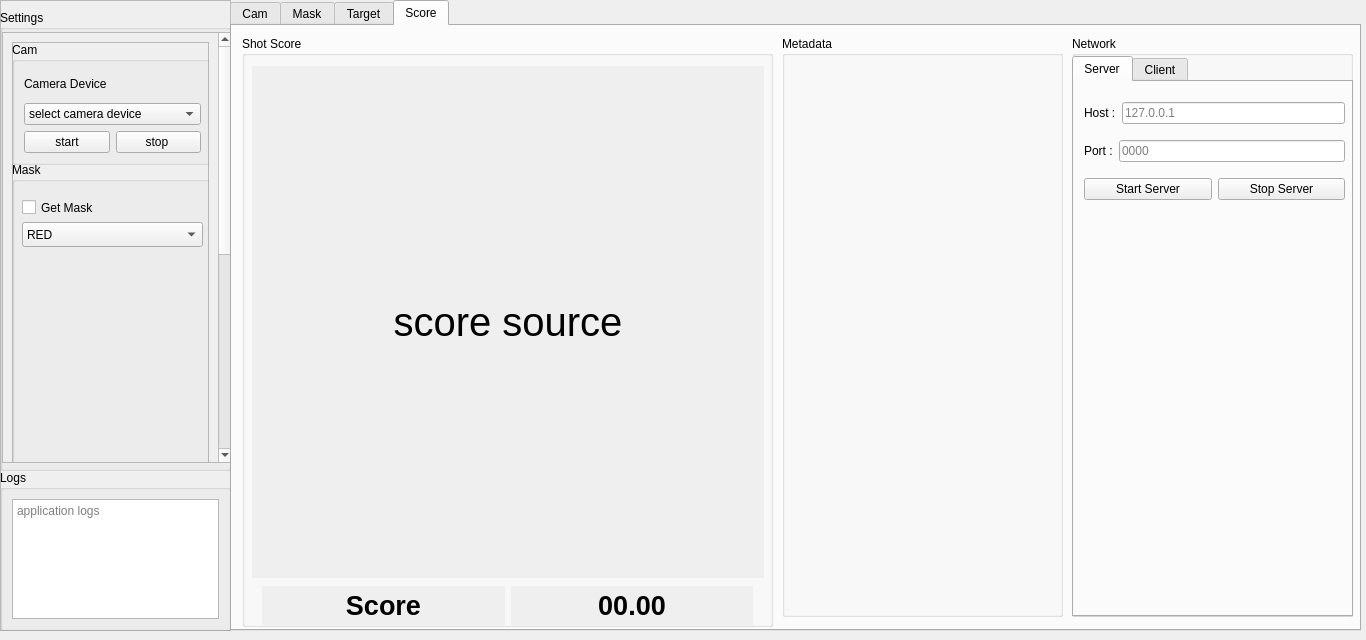
<?xml version="1.0" encoding="UTF-8"?>
<ui version="4.0">
 <class>MainWindow</class>
 <widget class="QMainWindow" name="MainWindow">
  <property name="geometry">
   <rect>
    <x>0</x>
    <y>0</y>
    <width>1366</width>
    <height>640</height>
   </rect>
  </property>
  <property name="windowTitle">
   <string>MainWindow</string>
  </property>
  <property name="styleSheet">
   <string notr="true"/>
  </property>
  <widget class="QWidget" name="centralwidget">
   <widget class="QFrame" name="sideFrame">
    <property name="geometry">
     <rect>
      <x>0</x>
      <y>0</y>
      <width>231</width>
      <height>631</height>
     </rect>
    </property>
    <property name="frameShape">
     <enum>QFrame::StyledPanel</enum>
    </property>
    <property name="frameShadow">
     <enum>QFrame::Raised</enum>
    </property>
    <widget class="QGroupBox" name="settingGroup">
     <property name="geometry">
      <rect>
       <x>0</x>
       <y>10</y>
       <width>231</width>
       <height>461</height>
      </rect>
     </property>
     <property name="title">
      <string>Settings</string>
     </property>
     <widget class="QScrollArea" name="scrollArea">
      <property name="geometry">
       <rect>
        <x>2</x>
        <y>22</y>
        <width>231</width>
        <height>431</height>
       </rect>
      </property>
      <property name="widgetResizable">
       <bool>true</bool>
      </property>
      <widget class="QWidget" name="scrollAreaWidgetContents_2">
       <property name="geometry">
        <rect>
         <x>0</x>
         <y>0</y>
         <width>215</width>
         <height>828</height>
        </rect>
       </property>
       <layout class="QGridLayout" name="gridLayout_3">
        <item row="0" column="0">
         <widget class="QFrame" name="scrollAreaFrame">
          <property name="minimumSize">
           <size>
            <width>190</width>
            <height>810</height>
           </size>
          </property>
          <property name="maximumSize">
           <size>
            <width>300</width>
            <height>810</height>
           </size>
          </property>
          <property name="frameShape">
           <enum>QFrame::StyledPanel</enum>
          </property>
          <property name="frameShadow">
           <enum>QFrame::Raised</enum>
          </property>
          <widget class="QGroupBox" name="camGroup">
           <property name="geometry">
            <rect>
             <x>0</x>
             <y>0</y>
             <width>201</width>
             <height>123</height>
            </rect>
           </property>
           <property name="minimumSize">
            <size>
             <width>201</width>
             <height>111</height>
            </size>
           </property>
           <property name="title">
            <string>Cam</string>
           </property>
           <layout class="QGridLayout" name="gridLayout_4">
            <item row="1" column="0" colspan="2">
             <widget class="QComboBox" name="camDeviceComboBox">
              <item>
               <property name="text">
                <string>select camera device</string>
               </property>
              </item>
             </widget>
            </item>
            <item row="2" column="0">
             <widget class="QPushButton" name="startButton">
              <property name="text">
               <string>start</string>
              </property>
             </widget>
            </item>
            <item row="2" column="1">
             <widget class="QPushButton" name="stopButton">
              <property name="text">
               <string>stop </string>
              </property>
             </widget>
            </item>
            <item row="0" column="0" colspan="2">
             <widget class="QLabel" name="deviceLabel">
              <property name="text">
               <string>Camera Device</string>
              </property>
             </widget>
            </item>
           </layout>
          </widget>
          <widget class="QGroupBox" name="maskGroup">
           <property name="geometry">
            <rect>
             <x>0</x>
             <y>120</y>
             <width>201</width>
             <height>311</height>
            </rect>
           </property>
           <property name="minimumSize">
            <size>
             <width>201</width>
             <height>281</height>
            </size>
           </property>
           <property name="title">
            <string>Mask</string>
           </property>
           <widget class="QCheckBox" name="getMaskCheckBox">
            <property name="geometry">
             <rect>
              <x>10</x>
              <y>30</y>
              <width>171</width>
              <height>31</height>
             </rect>
            </property>
            <property name="text">
             <string>Get Mask</string>
            </property>
           </widget>
           <widget class="QComboBox" name="colorComboBox">
            <property name="geometry">
             <rect>
              <x>10</x>
              <y>60</y>
              <width>181</width>
              <height>25</height>
             </rect>
            </property>
            <property name="editable">
             <bool>false</bool>
            </property>
            <property name="currentText">
             <string>RED</string>
            </property>
            <property name="currentIndex">
             <number>0</number>
            </property>
            <item>
             <property name="text">
              <string>RED</string>
             </property>
            </item>
           </widget>
          </widget>
          <widget class="QGroupBox" name="targetGroup">
           <property name="geometry">
            <rect>
             <x>0</x>
             <y>430</y>
             <width>201</width>
             <height>381</height>
            </rect>
           </property>
           <property name="minimumSize">
            <size>
             <width>201</width>
             <height>281</height>
            </size>
           </property>
           <property name="title">
            <string>Target</string>
           </property>
           <widget class="QWidget" name="layoutWidget_6">
            <property name="geometry">
             <rect>
              <x>10</x>
              <y>220</y>
              <width>181</width>
              <height>121</height>
             </rect>
            </property>
            <layout class="QVBoxLayout" name="verticalLayout_5">
             <item>
              <widget class="QLabel" name="label_42">
               <property name="text">
                <string>Min HSV</string>
               </property>
              </widget>
             </item>
             <item>
              <layout class="QHBoxLayout" name="horizontalLayout_14">
               <item>
                <widget class="QLabel" name="label_43">
                 <property name="text">
                  <string>H</string>
                 </property>
                </widget>
               </item>
               <item>
                <widget class="QSlider" name="TargetMinHSlider">
                 <property name="maximum">
                  <number>255</number>
                 </property>
                 <property name="orientation">
                  <enum>Qt::Horizontal</enum>
                 </property>
                </widget>
               </item>
               <item>
                <widget class="QLabel" name="label_44">
                 <property name="text">
                  <string>0</string>
                 </property>
                </widget>
               </item>
              </layout>
             </item>
             <item>
              <layout class="QHBoxLayout" name="horizontalLayout_15">
               <item>
                <widget class="QLabel" name="label_45">
                 <property name="text">
                  <string>S</string>
                 </property>
                </widget>
               </item>
               <item>
                <widget class="QSlider" name="TargetMinSSlider">
                 <property name="maximum">
                  <number>255</number>
                 </property>
                 <property name="orientation">
                  <enum>Qt::Horizontal</enum>
                 </property>
                </widget>
               </item>
               <item>
                <widget class="QLabel" name="label_46">
                 <property name="text">
                  <string>0</string>
                 </property>
                </widget>
               </item>
              </layout>
             </item>
             <item>
              <layout class="QHBoxLayout" name="horizontalLayout_16">
               <item>
                <widget class="QLabel" name="label_47">
                 <property name="text">
                  <string>v</string>
                 </property>
                </widget>
               </item>
               <item>
                <widget class="QSlider" name="TargetMinVSlider">
                 <property name="maximum">
                  <number>255</number>
                 </property>
                 <property name="orientation">
                  <enum>Qt::Horizontal</enum>
                 </property>
                </widget>
               </item>
               <item>
                <widget class="QLabel" name="label_48">
                 <property name="text">
                  <string>0</string>
                 </property>
                </widget>
               </item>
              </layout>
             </item>
            </layout>
           </widget>
           <widget class="QWidget" name="layoutWidget_7">
            <property name="geometry">
             <rect>
              <x>11</x>
              <y>101</y>
              <width>181</width>
              <height>101</height>
             </rect>
            </property>
            <layout class="QVBoxLayout" name="verticalLayout_6">
             <item>
              <widget class="QLabel" name="label_49">
               <property name="text">
                <string>Max HSV</string>
               </property>
              </widget>
             </item>
             <item>
              <layout class="QHBoxLayout" name="horizontalLayout_17">
               <item>
                <widget class="QLabel" name="label_50">
                 <property name="text">
                  <string>H</string>
                 </property>
                </widget>
               </item>
               <item>
                <widget class="QSlider" name="TargetMaxHSlider">
                 <property name="maximum">
                  <number>255</number>
                 </property>
                 <property name="orientation">
                  <enum>Qt::Horizontal</enum>
                 </property>
                </widget>
               </item>
               <item>
                <widget class="QLabel" name="label_51">
                 <property name="text">
                  <string>0</string>
                 </property>
                </widget>
               </item>
              </layout>
             </item>
             <item>
              <layout class="QHBoxLayout" name="horizontalLayout_18">
               <item>
                <widget class="QLabel" name="label_52">
                 <property name="text">
                  <string>S</string>
                 </property>
                </widget>
               </item>
               <item>
                <widget class="QSlider" name="TargetMaxSSlider">
                 <property name="maximum">
                  <number>255</number>
                 </property>
                 <property name="orientation">
                  <enum>Qt::Horizontal</enum>
                 </property>
                </widget>
               </item>
               <item>
                <widget class="QLabel" name="label_53">
                 <property name="text">
                  <string>0</string>
                 </property>
                </widget>
               </item>
              </layout>
             </item>
             <item>
              <layout class="QHBoxLayout" name="horizontalLayout_19">
               <item>
                <widget class="QLabel" name="label_54">
                 <property name="text">
                  <string>v</string>
                 </property>
                </widget>
               </item>
               <item>
                <widget class="QSlider" name="TargetMaxVSlider">
                 <property name="maximum">
                  <number>255</number>
                 </property>
                 <property name="orientation">
                  <enum>Qt::Horizontal</enum>
                 </property>
                </widget>
               </item>
               <item>
                <widget class="QLabel" name="label_55">
                 <property name="text">
                  <string>0</string>
                 </property>
                </widget>
               </item>
              </layout>
             </item>
            </layout>
           </widget>
           <widget class="QWidget" name="layoutWidget2">
            <property name="geometry">
             <rect>
              <x>10</x>
              <y>30</y>
              <width>181</width>
              <height>61</height>
             </rect>
            </property>
            <layout class="QVBoxLayout" name="verticalLayout_2">
             <item>
              <widget class="QCheckBox" name="detectTargetCheckBox">
               <property name="text">
                <string>Detect Target</string>
               </property>
              </widget>
             </item>
             <item>
              <widget class="QCheckBox" name="getTargetCheckBox">
               <property name="text">
                <string>Get Target</string>
               </property>
              </widget>
             </item>
            </layout>
           </widget>
           <widget class="QCheckBox" name="detectShotsCheckBox">
            <property name="geometry">
             <rect>
              <x>10</x>
              <y>350</y>
              <width>181</width>
              <height>23</height>
             </rect>
            </property>
            <property name="text">
             <string>Detect Shots</string>
            </property>
           </widget>
          </widget>
         </widget>
        </item>
       </layout>
      </widget>
     </widget>
    </widget>
    <widget class="QGroupBox" name="logGroup">
     <property name="geometry">
      <rect>
       <x>0</x>
       <y>470</y>
       <width>231</width>
       <height>161</height>
      </rect>
     </property>
     <property name="title">
      <string>Logs</string>
     </property>
     <layout class="QGridLayout" name="gridLayout_5">
      <item row="0" column="0">
       <widget class="QTextEdit" name="textEdit">
        <property name="readOnly">
         <bool>true</bool>
        </property>
        <property name="placeholderText">
         <string>application logs</string>
        </property>
       </widget>
      </item>
     </layout>
    </widget>
   </widget>
   <widget class="QTabWidget" name="tabWidget">
    <property name="geometry">
     <rect>
      <x>230</x>
      <y>0</y>
      <width>1131</width>
      <height>631</height>
     </rect>
    </property>
    <property name="currentIndex">
     <number>3</number>
    </property>
    <widget class="QWidget" name="camTab">
     <attribute name="title">
      <string>Cam</string>
     </attribute>
     <widget class="QLabel" name="camSource">
      <property name="geometry">
       <rect>
        <x>0</x>
        <y>0</y>
        <width>800</width>
        <height>600</height>
       </rect>
      </property>
      <property name="font">
       <font>
        <pointsize>30</pointsize>
        <bold>false</bold>
       </font>
      </property>
      <property name="autoFillBackground">
       <bool>true</bool>
      </property>
      <property name="text">
       <string>cam source</string>
      </property>
      <property name="alignment">
       <set>Qt::AlignCenter</set>
      </property>
     </widget>
     <widget class="QGroupBox" name="groupBox">
      <property name="geometry">
       <rect>
        <x>810</x>
        <y>10</y>
        <width>321</width>
        <height>591</height>
       </rect>
      </property>
      <property name="title">
       <string>Advance Settings</string>
      </property>
      <widget class="QWidget" name="layoutWidget3">
       <property name="geometry">
        <rect>
         <x>10</x>
         <y>40</y>
         <width>301</width>
         <height>61</height>
        </rect>
       </property>
       <layout class="QVBoxLayout" name="verticalLayout_3">
        <item>
         <widget class="QLabel" name="label">
          <property name="text">
           <string>Min Area</string>
          </property>
         </widget>
        </item>
        <item>
         <layout class="QHBoxLayout" name="horizontalLayout">
          <item>
           <widget class="QSlider" name="minAreaSlider">
            <property name="maximum">
             <number>100000</number>
            </property>
            <property name="singleStep">
             <number>100</number>
            </property>
            <property name="orientation">
             <enum>Qt::Horizontal</enum>
            </property>
           </widget>
          </item>
          <item>
           <widget class="QLabel" name="label_2">
            <property name="text">
             <string>0</string>
            </property>
           </widget>
          </item>
         </layout>
        </item>
       </layout>
      </widget>
     </widget>
    </widget>
    <widget class="QWidget" name="tab">
     <attribute name="title">
      <string>Mask</string>
     </attribute>
     <widget class="QLabel" name="maskSource">
      <property name="geometry">
       <rect>
        <x>0</x>
        <y>0</y>
        <width>800</width>
        <height>600</height>
       </rect>
      </property>
      <property name="font">
       <font>
        <pointsize>30</pointsize>
       </font>
      </property>
      <property name="autoFillBackground">
       <bool>true</bool>
      </property>
      <property name="text">
       <string>mask source</string>
      </property>
      <property name="alignment">
       <set>Qt::AlignCenter</set>
      </property>
     </widget>
     <widget class="QGroupBox" name="groupBox_2">
      <property name="geometry">
       <rect>
        <x>810</x>
        <y>10</y>
        <width>321</width>
        <height>591</height>
       </rect>
      </property>
      <property name="title">
       <string>Advance Settings</string>
      </property>
      <widget class="QWidget" name="layoutWidget4">
       <property name="geometry">
        <rect>
         <x>10</x>
         <y>30</y>
         <width>301</width>
         <height>91</height>
        </rect>
       </property>
       <layout class="QVBoxLayout" name="verticalLayout_7">
        <item>
         <widget class="QCheckBox" name="invertMaskCheckBox">
          <property name="text">
           <string>Invert Mask</string>
          </property>
         </widget>
        </item>
        <item>
         <widget class="QCheckBox" name="erodeCheckBox">
          <property name="text">
           <string>Erode</string>
          </property>
         </widget>
        </item>
        <item>
         <widget class="QCheckBox" name="dialteCheckBox">
          <property name="text">
           <string>Dialate</string>
          </property>
         </widget>
        </item>
       </layout>
      </widget>
     </widget>
    </widget>
    <widget class="QWidget" name="targetTab">
     <attribute name="title">
      <string>Target</string>
     </attribute>
     <layout class="QGridLayout" name="gridLayout_2">
      <item row="0" column="0">
       <widget class="QFrame" name="targetFrame">
        <property name="frameShape">
         <enum>QFrame::StyledPanel</enum>
        </property>
        <property name="frameShadow">
         <enum>QFrame::Raised</enum>
        </property>
        <widget class="QLabel" name="targetSource">
         <property name="geometry">
          <rect>
           <x>30</x>
           <y>60</y>
           <width>512</width>
           <height>512</height>
          </rect>
         </property>
         <property name="font">
          <font>
           <pointsize>30</pointsize>
          </font>
         </property>
         <property name="autoFillBackground">
          <bool>true</bool>
         </property>
         <property name="styleSheet">
          <string notr="true"/>
         </property>
         <property name="text">
          <string>target source</string>
         </property>
         <property name="alignment">
          <set>Qt::AlignCenter</set>
         </property>
        </widget>
        <widget class="QLabel" name="targetLabel">
         <property name="geometry">
          <rect>
           <x>30</x>
           <y>40</y>
           <width>67</width>
           <height>17</height>
          </rect>
         </property>
         <property name="text">
          <string>Target</string>
         </property>
        </widget>
       </widget>
      </item>
      <item row="0" column="1">
       <widget class="QFrame" name="targetMaskFrame">
        <property name="frameShape">
         <enum>QFrame::StyledPanel</enum>
        </property>
        <property name="frameShadow">
         <enum>QFrame::Raised</enum>
        </property>
        <widget class="QLabel" name="targetMaskSource">
         <property name="geometry">
          <rect>
           <x>30</x>
           <y>60</y>
           <width>512</width>
           <height>512</height>
          </rect>
         </property>
         <property name="font">
          <font>
           <pointsize>30</pointsize>
          </font>
         </property>
         <property name="autoFillBackground">
          <bool>true</bool>
         </property>
         <property name="styleSheet">
          <string notr="true"/>
         </property>
         <property name="text">
          <string>target mask source</string>
         </property>
         <property name="alignment">
          <set>Qt::AlignCenter</set>
         </property>
        </widget>
        <widget class="QLabel" name="targetMaskLabel">
         <property name="geometry">
          <rect>
           <x>30</x>
           <y>40</y>
           <width>91</width>
           <height>17</height>
          </rect>
         </property>
         <property name="text">
          <string>Target Mask</string>
         </property>
        </widget>
       </widget>
      </item>
     </layout>
    </widget>
    <widget class="QWidget" name="scoretab">
     <attribute name="title">
      <string>Score</string>
     </attribute>
     <widget class="QGroupBox" name="groupBox_3">
      <property name="geometry">
       <rect>
        <x>10</x>
        <y>10</y>
        <width>531</width>
        <height>591</height>
       </rect>
      </property>
      <property name="title">
       <string>Shot Score</string>
      </property>
      <widget class="QLabel" name="scoreSource">
       <property name="geometry">
        <rect>
         <x>10</x>
         <y>30</y>
         <width>512</width>
         <height>512</height>
        </rect>
       </property>
       <property name="font">
        <font>
         <pointsize>30</pointsize>
         <italic>false</italic>
         <bold>false</bold>
         <strikeout>false</strikeout>
         <kerning>true</kerning>
        </font>
       </property>
       <property name="autoFillBackground">
        <bool>true</bool>
       </property>
       <property name="text">
        <string>score source</string>
       </property>
       <property name="alignment">
        <set>Qt::AlignCenter</set>
       </property>
      </widget>
      <widget class="QWidget" name="layoutWidget9">
       <property name="geometry">
        <rect>
         <x>20</x>
         <y>550</y>
         <width>491</width>
         <height>39</height>
        </rect>
       </property>
       <layout class="QHBoxLayout" name="horizontalLayout_5">
        <item>
         <widget class="QLabel" name="label_5">
          <property name="font">
           <font>
            <pointsize>20</pointsize>
            <bold>true</bold>
           </font>
          </property>
          <property name="autoFillBackground">
           <bool>true</bool>
          </property>
          <property name="text">
           <string>Score</string>
          </property>
          <property name="alignment">
           <set>Qt::AlignCenter</set>
          </property>
         </widget>
        </item>
        <item>
         <widget class="QLabel" name="scoreValueLabel">
          <property name="font">
           <font>
            <pointsize>20</pointsize>
            <bold>true</bold>
           </font>
          </property>
          <property name="autoFillBackground">
           <bool>true</bool>
          </property>
          <property name="text">
           <string>00.00</string>
          </property>
          <property name="alignment">
           <set>Qt::AlignCenter</set>
          </property>
         </widget>
        </item>
       </layout>
      </widget>
     </widget>
     <widget class="QGroupBox" name="groupBox_4">
      <property name="geometry">
       <rect>
        <x>550</x>
        <y>10</y>
        <width>281</width>
        <height>581</height>
       </rect>
      </property>
      <property name="title">
       <string>Metadata</string>
      </property>
     </widget>
     <widget class="QGroupBox" name="groupBox_5">
      <property name="geometry">
       <rect>
        <x>840</x>
        <y>10</y>
        <width>281</width>
        <height>581</height>
       </rect>
      </property>
      <property name="title">
       <string>Network</string>
      </property>
      <widget class="QTabWidget" name="tabWidget_2">
       <property name="geometry">
        <rect>
         <x>0</x>
         <y>20</y>
         <width>281</width>
         <height>561</height>
        </rect>
       </property>
       <property name="currentIndex">
        <number>0</number>
       </property>
       <widget class="QWidget" name="tab_2">
        <attribute name="title">
         <string>Server</string>
        </attribute>
        <widget class="QWidget" name="layoutWidget11">
         <property name="geometry">
          <rect>
           <x>10</x>
           <y>10</y>
           <width>261</width>
           <height>121</height>
          </rect>
         </property>
         <layout class="QVBoxLayout" name="verticalLayout_8">
          <item>
           <layout class="QHBoxLayout" name="horizontalLayout_6">
            <item>
             <widget class="QLabel" name="label_3">
              <property name="text">
               <string>Host :</string>
              </property>
             </widget>
            </item>
            <item>
             <widget class="QLineEdit" name="serverHost">
              <property name="placeholderText">
               <string>127.0.0.1</string>
              </property>
             </widget>
            </item>
           </layout>
          </item>
          <item>
           <layout class="QHBoxLayout" name="horizontalLayout_7">
            <item>
             <widget class="QLabel" name="label_4">
              <property name="text">
               <string>Port :</string>
              </property>
             </widget>
            </item>
            <item>
             <widget class="QLineEdit" name="serverPort">
              <property name="placeholderText">
               <string>0000</string>
              </property>
             </widget>
            </item>
           </layout>
          </item>
          <item>
           <layout class="QHBoxLayout" name="horizontalLayout_8">
            <item>
             <widget class="QPushButton" name="startServerBtn">
              <property name="text">
               <string>Start Server</string>
              </property>
             </widget>
            </item>
            <item>
             <widget class="QPushButton" name="stopServerBtn">
              <property name="text">
               <string>Stop Server</string>
              </property>
             </widget>
            </item>
           </layout>
          </item>
         </layout>
        </widget>
        <widget class="QCheckBox" name="calculateScoreFlag">
         <property name="geometry">
          <rect>
           <x>10</x>
           <y>140</y>
           <width>0</width>
           <height>0</height>
          </rect>
         </property>
         <property name="text">
          <string/>
         </property>
         <property name="iconSize">
          <size>
           <width>0</width>
           <height>0</height>
          </size>
         </property>
         <property name="checkable">
          <bool>true</bool>
         </property>
         <property name="tristate">
          <bool>false</bool>
         </property>
        </widget>
       </widget>
       <widget class="QWidget" name="tab_3">
        <attribute name="title">
         <string>Client</string>
        </attribute>
        <widget class="QWidget" name="layoutWidget12">
         <property name="geometry">
          <rect>
           <x>10</x>
           <y>10</y>
           <width>261</width>
           <height>121</height>
          </rect>
         </property>
         <layout class="QVBoxLayout" name="verticalLayout_9">
          <item>
           <layout class="QHBoxLayout" name="horizontalLayout_9">
            <item>
             <widget class="QLabel" name="label_6">
              <property name="text">
               <string>Host :</string>
              </property>
             </widget>
            </item>
            <item>
             <widget class="QLineEdit" name="clientHost">
              <property name="placeholderText">
               <string>127.0.0.1</string>
              </property>
             </widget>
            </item>
           </layout>
          </item>
          <item>
           <layout class="QHBoxLayout" name="horizontalLayout_10">
            <item>
             <widget class="QLabel" name="label_7">
              <property name="text">
               <string>Port :</string>
              </property>
             </widget>
            </item>
            <item>
             <widget class="QLineEdit" name="clientPort">
              <property name="placeholderText">
               <string>0000</string>
              </property>
             </widget>
            </item>
           </layout>
          </item>
          <item>
           <layout class="QHBoxLayout" name="horizontalLayout_20">
            <item>
             <widget class="QPushButton" name="clientConnectBtn">
              <property name="text">
               <string>Connect</string>
              </property>
             </widget>
            </item>
            <item>
             <widget class="QPushButton" name="clientDisconnectBtn">
              <property name="text">
               <string>Disconnect</string>
              </property>
             </widget>
            </item>
           </layout>
          </item>
         </layout>
        </widget>
        <widget class="QPushButton" name="clientGetScoreBtn">
         <property name="geometry">
          <rect>
           <x>10</x>
           <y>150</y>
           <width>89</width>
           <height>25</height>
          </rect>
         </property>
         <property name="text">
          <string>Get Score</string>
         </property>
        </widget>
       </widget>
      </widget>
     </widget>
    </widget>
   </widget>
  </widget>
  <action name="actionSettings">
   <property name="text">
    <string>Settings</string>
   </property>
  </action>
 </widget>
 <resources/>
 <connections>
  <connection>
   <sender>TargetMinHSlider</sender>
   <signal>valueChanged(int)</signal>
   <receiver>label_44</receiver>
   <slot>setNum(int)</slot>
   <hints>
    <hint type="sourcelabel">
     <x>185</x>
     <y>729</y>
    </hint>
    <hint type="destinationlabel">
     <x>200</x>
     <y>725</y>
    </hint>
   </hints>
  </connection>
  <connection>
   <sender>TargetMinSSlider</sender>
   <signal>valueChanged(int)</signal>
   <receiver>label_46</receiver>
   <slot>setNum(int)</slot>
   <hints>
    <hint type="sourcelabel">
     <x>185</x>
     <y>761</y>
    </hint>
    <hint type="destinationlabel">
     <x>200</x>
     <y>757</y>
    </hint>
   </hints>
  </connection>
  <connection>
   <sender>TargetMinVSlider</sender>
   <signal>valueChanged(int)</signal>
   <receiver>label_48</receiver>
   <slot>setNum(int)</slot>
   <hints>
    <hint type="sourcelabel">
     <x>185</x>
     <y>792</y>
    </hint>
    <hint type="destinationlabel">
     <x>200</x>
     <y>788</y>
    </hint>
   </hints>
  </connection>
  <connection>
   <sender>TargetMaxHSlider</sender>
   <signal>valueChanged(int)</signal>
   <receiver>label_51</receiver>
   <slot>setNum(int)</slot>
   <hints>
    <hint type="sourcelabel">
     <x>186</x>
     <y>603</y>
    </hint>
    <hint type="destinationlabel">
     <x>201</x>
     <y>601</y>
    </hint>
   </hints>
  </connection>
  <connection>
   <sender>TargetMaxSSlider</sender>
   <signal>valueChanged(int)</signal>
   <receiver>label_53</receiver>
   <slot>setNum(int)</slot>
   <hints>
    <hint type="sourcelabel">
     <x>186</x>
     <y>629</y>
    </hint>
    <hint type="destinationlabel">
     <x>201</x>
     <y>628</y>
    </hint>
   </hints>
  </connection>
  <connection>
   <sender>TargetMaxVSlider</sender>
   <signal>valueChanged(int)</signal>
   <receiver>label_55</receiver>
   <slot>setNum(int)</slot>
   <hints>
    <hint type="sourcelabel">
     <x>186</x>
     <y>655</y>
    </hint>
    <hint type="destinationlabel">
     <x>201</x>
     <y>654</y>
    </hint>
   </hints>
  </connection>
  <connection>
   <sender>minAreaSlider</sender>
   <signal>valueChanged(int)</signal>
   <receiver>label_2</receiver>
   <slot>setNum(int)</slot>
   <hints>
    <hint type="sourcelabel">
     <x>1332</x>
     <y>128</y>
    </hint>
    <hint type="destinationlabel">
     <x>1344</x>
     <y>128</y>
    </hint>
   </hints>
  </connection>
 </connections>
</ui>
